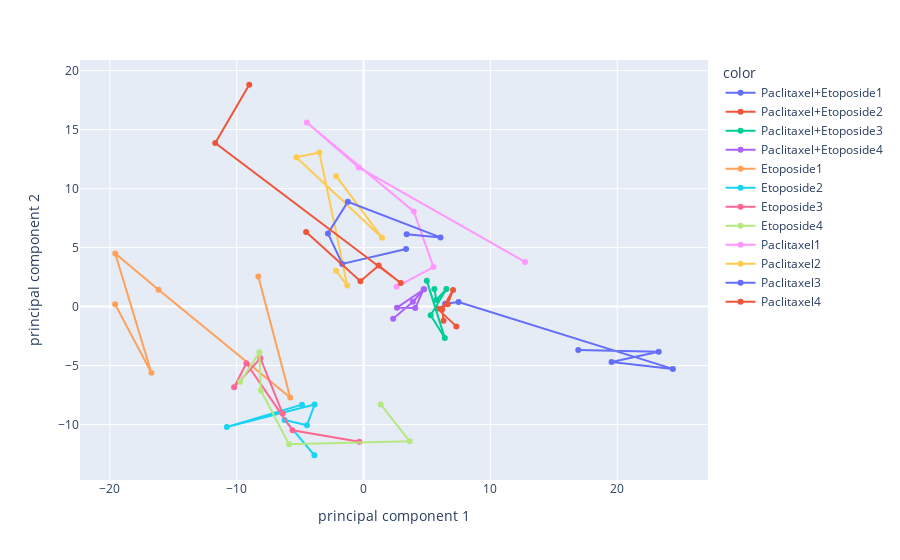

Notebook code for this chart:
### Code cell
import plotly.express as px

fig = px.line(principalDf, x='principal component 1', y='principal component 2', color=label,markers=True)
fig.show()

### Figure 1 — Plotly figure (JSON) as saved in the notebook; plotly's stock layout.template omitted (floating-point values rounded to 4 significant figures)
{"data": [{"hovertemplate": "color=Paclitaxel+Etoposide1<br>principal component 1=%{x}<br>principal component 2=%{y}<extra></extra>", "legendgroup": "Paclitaxel+Etoposide1", "line": {"color": "#636efa", "dash": "solid"}, "marker": {"symbol": "circle"}, "mode": "lines+markers", "name": "Paclitaxel+Etoposide1", "orientation": "v", "showlegend": true, "type": "scatter", "x": [16.93, 23.27, 19.55, 24.39, 7.492, 6.435], "xaxis": "x", "y": [-3.683, -3.83, -4.698, -5.287, 0.3879, 0.2337], "yaxis": "y"}, {"hovertemplate": "color=Paclitaxel+Etoposide2<br>principal component 1=%{x}<br>principal component 2=%{y}<extra></extra>", "legendgroup": "Paclitaxel+Etoposide2", "line": {"color": "#EF553B", "dash": "solid"}, "marker": {"symbol": "circle"}, "mode": "lines+markers", "name": "Paclitaxel+Etoposide2", "orientation": "v", "showlegend": true, "type": "scatter", "x": [7.313, 5.806, 6.634, 7.054, 6.2, 6.307], "xaxis": "x", "y": [-1.684, -0.1577, 0.1846, 1.41, -0.2277, -1.199], "yaxis": "y"}, {"hovertemplate": "color=Paclitaxel+Etoposide3<br>principal component 1=%{x}<br>principal component 2=%{y}<extra></extra>", "legendgroup": "Paclitaxel+Etoposide3", "line": {"color": "#00cc96", "dash": "solid"}, "marker": {"symbol": "circle"}, "mode": "lines+markers", "name": "Paclitaxel+Etoposide3", "orientation": "v", "showlegend": true, "type": "scatter", "x": [5.585, 5.738, 6.535, 5.29, 6.407, 4.987], "xaxis": "x", "y": [1.492, 0.5535, 1.489, -0.7363, -2.675, 2.179], "yaxis": "y"}, {"hovertemplate": "color=Paclitaxel+Etoposide4<br>principal component 1=%{x}<br>principal component 2=%{y}<extra></extra>", "legendgroup": "Paclitaxel+Etoposide4", "line": {"color": "#ab63fa", "dash": "solid"}, "marker": {"symbol": "circle"}, "mode": "lines+markers", "name": "Paclitaxel+Etoposide4", "orientation": "v", "showlegend": true, "type": "scatter", "x": [4.734, 4.076, 2.634, 4.773, 3.891, 2.328], "xaxis": "x", "y": [1.456, -0.1255, -0.09482, 1.465, 0.4091, -1.04], "yaxis": "y"}, {"hovertemplate": "color=Etoposide1<br>principal component 1=%{x}<br>principal component 2=%{y}<extra></extra>", "legendgroup": "Etoposide1", "line": {"color": "#FFA15A", "dash": "solid"}, "marker": {"symbol": "circle"}, "mode": "lines+markers", "name": "Etoposide1", "orientation": "v", "showlegend": true, "type": "scatter", "x": [-19.59, -16.73, -19.58, -16.16, -5.784, -8.3], "xaxis": "x", "y": [0.1841, -5.609, 4.497, 1.429, -7.709, 2.549], "yaxis": "y"}, {"hovertemplate": "color=Etoposide2<br>principal component 1=%{x}<br>principal component 2=%{y}<extra></extra>", "legendgroup": "Etoposide2", "line": {"color": "#19d3f3", "dash": "solid"}, "marker": {"symbol": "circle"}, "mode": "lines+markers", "name": "Etoposide2", "orientation": "v", "showlegend": true, "type": "scatter", "x": [-4.857, -10.78, -3.858, -4.463, -6.23, -3.876], "xaxis": "x", "y": [-8.319, -10.22, -8.312, -10.06, -9.615, -12.61], "yaxis": "y"}, {"hovertemplate": "color=Etoposide3<br>principal component 1=%{x}<br>principal component 2=%{y}<extra></extra>", "legendgroup": "Etoposide3", "line": {"color": "#FF6692", "dash": "solid"}, "marker": {"symbol": "circle"}, "mode": "lines+markers", "name": "Etoposide3", "orientation": "v", "showlegend": true, "type": "scatter", "x": [-6.379, -8.135, -10.21, -9.242, -5.608, -0.3363], "xaxis": "x", "y": [-9.073, -4.385, -6.837, -4.805, -10.49, -11.47], "yaxis": "y"}, {"hovertemplate": "color=Etoposide4<br>principal component 1=%{x}<br>principal component 2=%{y}<extra></extra>", "legendgroup": "Etoposide4", "line": {"color": "#B6E880", "dash": "solid"}, "marker": {"symbol": "circle"}, "mode": "lines+markers", "name": "Etoposide4", "orientation": "v", "showlegend": true, "type": "scatter", "x": [-9.72, -8.213, -8.099, -5.878, 3.639, 1.349], "xaxis": "x", "y": [-6.376, -3.884, -7.113, -11.68, -11.43, -8.304], "yaxis": "y"}, {"hovertemplate": "color=Paclitaxel1<br>principal component 1=%{x}<br>principal component 2=%{y}<extra></extra>", "legendgroup": "Paclitaxel1", "line": {"color": "#FF97FF", "dash": "solid"}, "marker": {"symbol": "circle"}, "mode": "lines+markers", "name": "Paclitaxel1", "orientation": "v", "showlegend": true, "type": "scatter", "x": [12.73, -0.3862, -4.482, 3.956, 5.509, 2.604], "xaxis": "x", "y": [3.776, 11.79, 15.59, 8.062, 3.35, 1.675], "yaxis": "y"}, {"hovertemplate": "color=Paclitaxel2<br>principal component 1=%{x}<br>principal component 2=%{y}<extra></extra>", "legendgroup": "Paclitaxel2", "line": {"color": "#FECB52", "dash": "solid"}, "marker": {"symbol": "circle"}, "mode": "lines+markers", "name": "Paclitaxel2", "orientation": "v", "showlegend": true, "type": "scatter", "x": [-2.177, -1.289, -3.484, -5.304, 1.457, -2.155], "xaxis": "x", "y": [3.035, 1.783, 13.06, 12.66, 5.839, 11.05], "yaxis": "y"}, {"hovertemplate": "color=Paclitaxel3<br>principal component 1=%{x}<br>principal component 2=%{y}<extra></extra>", "legendgroup": "Paclitaxel3", "line": {"color": "#636efa", "dash": "solid"}, "marker": {"symbol": "circle"}, "mode": "lines+markers", "name": "Paclitaxel3", "orientation": "v", "showlegend": true, "type": "scatter", "x": [3.399, 6.067, -1.239, -2.809, -1.683, 3.349], "xaxis": "x", "y": [6.12, 5.862, 8.878, 6.2, 3.609, 4.878], "yaxis": "y"}, {"hovertemplate": "color=Paclitaxel4<br>principal component 1=%{x}<br>principal component 2=%{y}<extra></extra>", "legendgroup": "Paclitaxel4", "line": {"color": "#EF553B", "dash": "solid"}, "marker": {"symbol": "circle"}, "mode": "lines+markers", "name": "Paclitaxel4", "orientation": "v", "showlegend": true, "type": "scatter", "x": [-9.015, -11.7, 2.933, 1.191, -0.2486, -4.531], "xaxis": "x", "y": [18.8, 13.87, 1.992, 3.476, 2.145, 6.327], "yaxis": "y"}], "layout": {"legend": {"title": {"text": "color"}, "tracegroupgap": 0}, "margin": {"t": 60}, "xaxis": {"anchor": "y", "domain": [0, 1], "title": {"text": "principal component 1"}}, "yaxis": {"anchor": "x", "domain": [0, 1], "title": {"text": "principal component 2"}}}}
